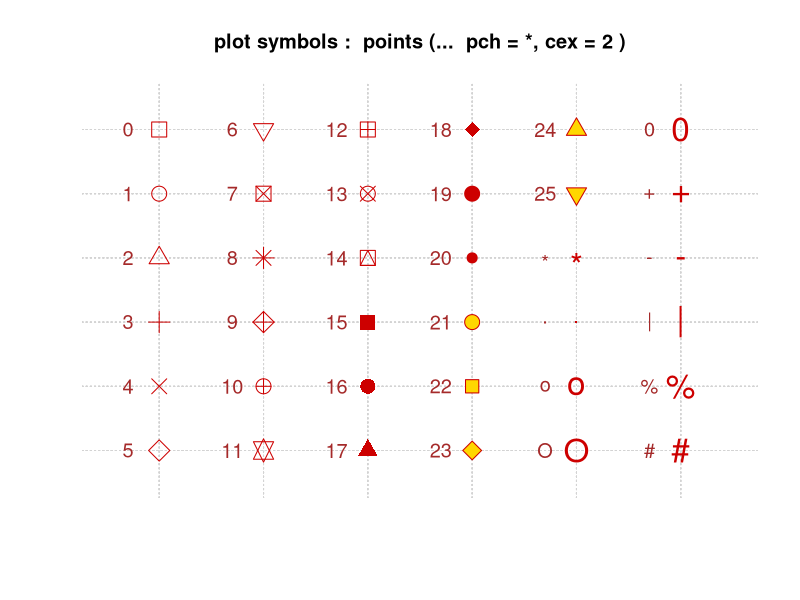
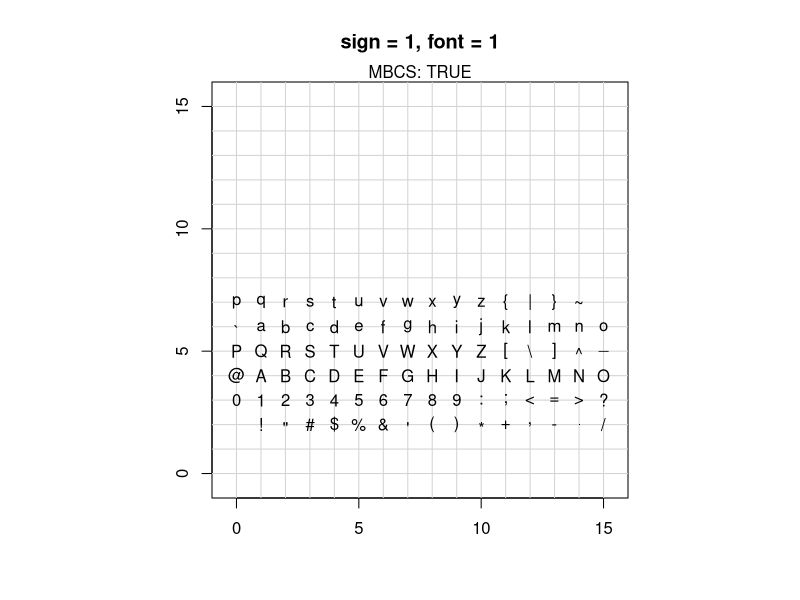
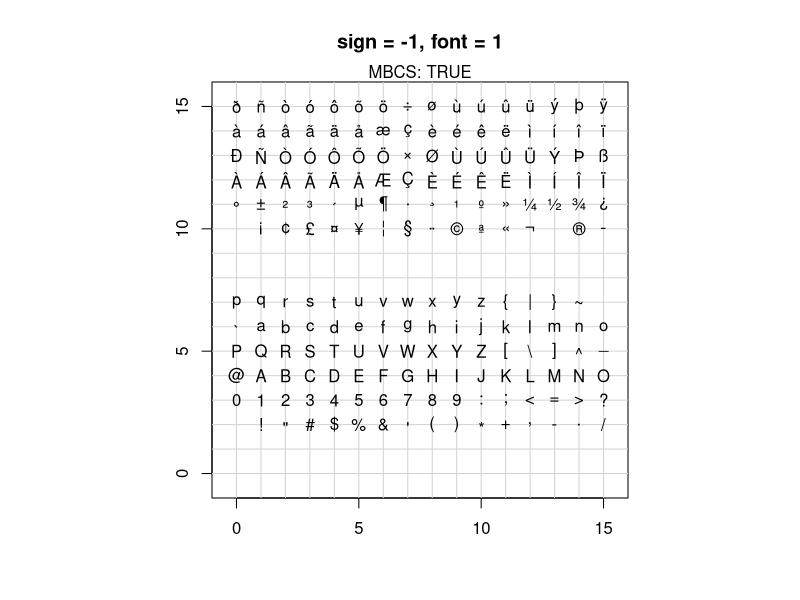
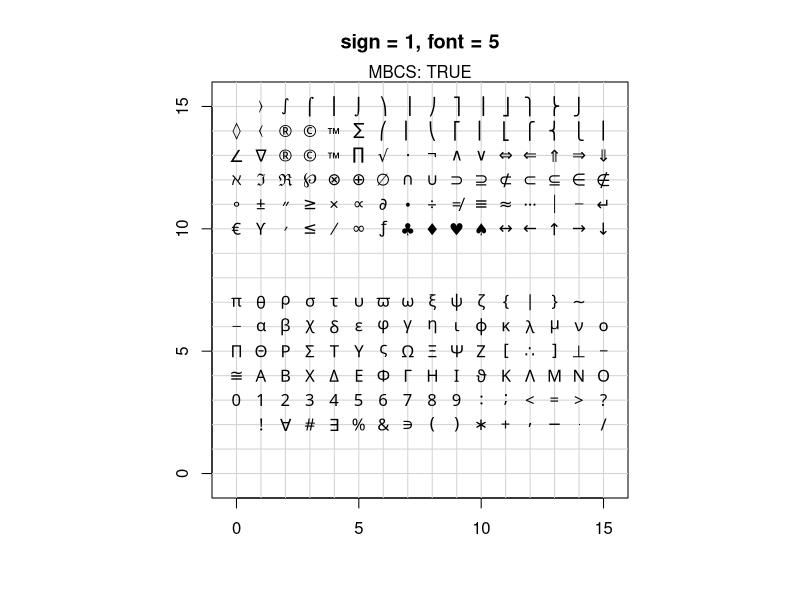
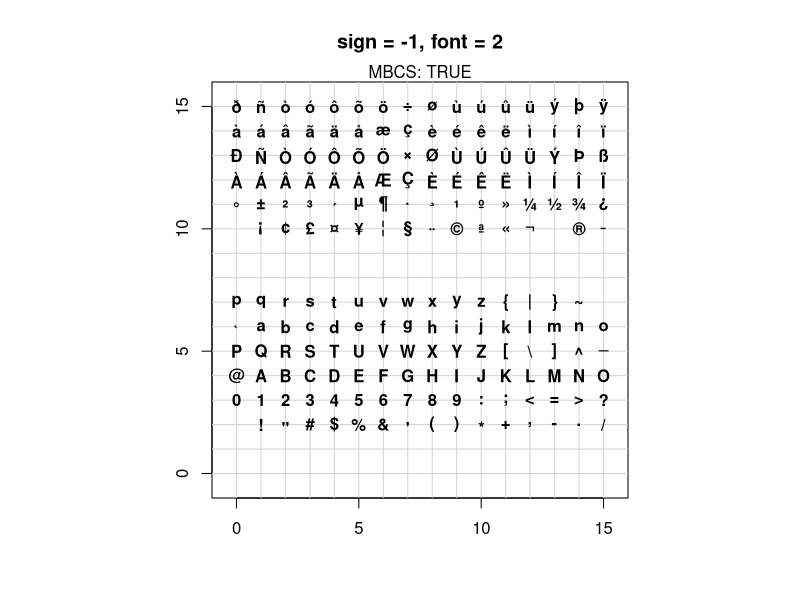
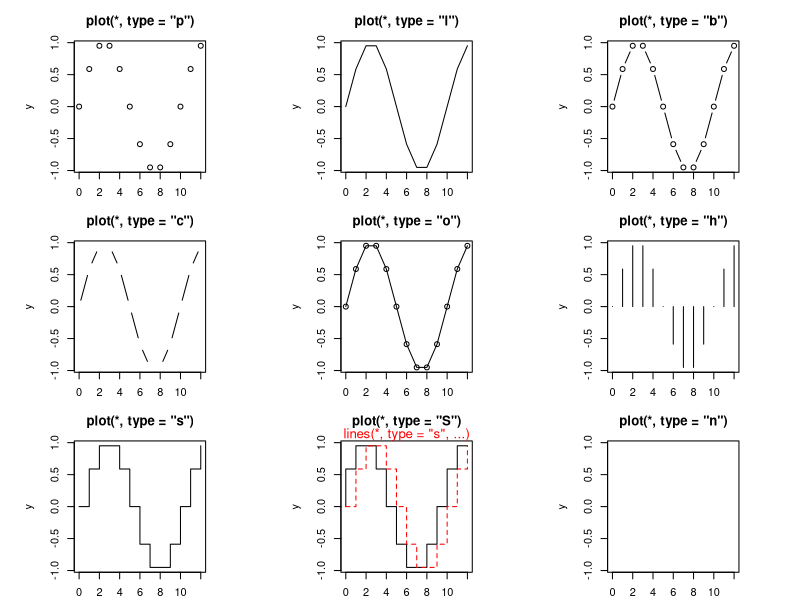
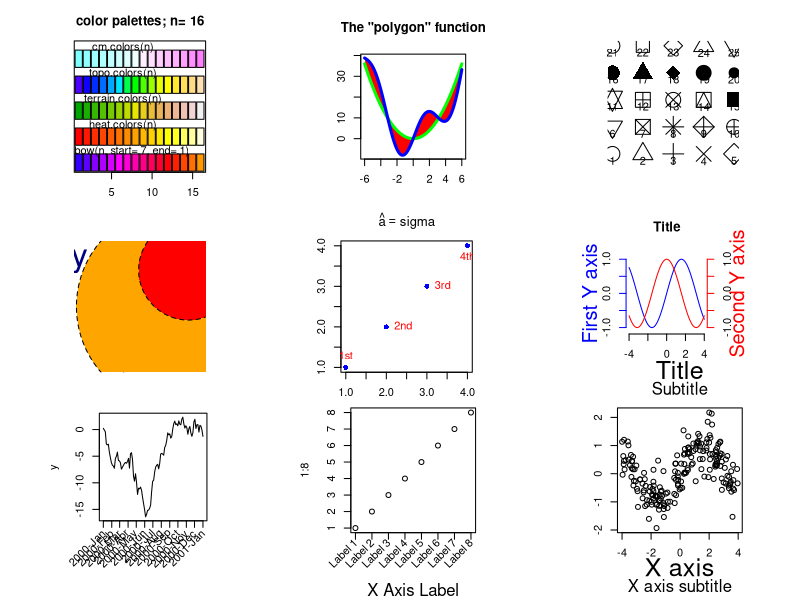
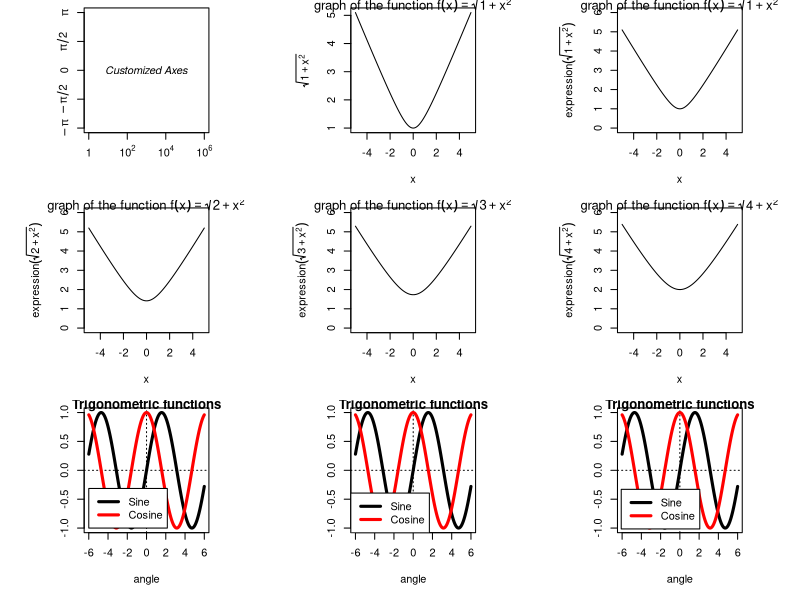

These charts were generated, in order, by the following R code:
## ---- chunk 1
## -------- Showing all the extra & some char graphics symbols ---------
pchShow <-
  function(extras = c("*", ".", "o", "O", "0", "+", "-", "|", "%", "#"),
             cex = 2, ## good for both .Device=="postscript" and "x11"
             col = "red3", bg = "gold", coltext = "brown", cextext = 1.2,
             main = paste(
               "plot symbols :  points (...  pch = *, cex =",
               cex, ")"
             )) {
    nex <- length(extras)
    np <- 26 + nex
    ipch <- 0:(np - 1)
    k <- floor(sqrt(np))
    dd <- c(-1, 1) / 2
    rx <- dd + range(ix <- ipch %/% k)
    ry <- dd + range(iy <- 3 + (k - 1) - ipch %% k)
    pch <- as.list(ipch) # list with integers & strings
    if (nex > 0) pch[26 + 1:nex] <- as.list(extras)
    plot(rx, ry, type = "n", axes = FALSE, xlab = "", ylab = "", main = main)
    abline(v = ix, h = iy, col = "lightgray", lty = "dotted")
    for (i in 1:np) {
      pc <- pch[[i]]
      ## 'col' symbols with a 'bg'-colored interior (where available) :
      points(ix[i], iy[i], pch = pc, col = col, bg = bg, cex = cex)
      if (cextext > 0) {
        text(ix[i] - 0.3, iy[i], pc, col = coltext, cex = cextext)
      }
    }
  }

pchShow()
## ---- chunk 2
## ------------ test code for various pch specifications -------------
# Try this in various font families (including Hershey)
# and locales.  Use sign = -1 asserts we want Latin-1.
# Standard cases in a MBCS locale will not plot the top half.
TestChars <- function(sign = 1, font = 1, ...) {
  MB <- l10n_info()$MBCS
  r <- if (font == 5) {
    sign <- 1
    c(32:126, 160:254)
  } else if (MB) 32:126 else 32:255
  if (sign == -1) r <- c(32:126, 160:255)
  par(pty = "s")
  plot(c(-1, 16), c(-1, 16),
    type = "n", xlab = "", ylab = "",
    xaxs = "i", yaxs = "i",
    main = sprintf("sign = %d, font = %d", sign, font)
  )
  grid(17, 17, lty = 1)
  mtext(paste("MBCS:", MB))
  for (i in r) try(points(i %% 16, i %/% 16, pch = sign * i, font = font, ...))
}
TestChars()
try(TestChars(sign = -1))
TestChars(font = 5) # Euro might be at 160 (0+10*16).
# macOS has apple at 240 (0+15*16).
try(TestChars(-1, font = 2)) # bold
## ---- chunk 3
x <- 0:12
y <- sin(pi / 5 * x)
par(mfrow = c(3, 3), mar = .1 + c(2, 2, 3, 1))
for (tp in c("p", "l", "b", "c", "o", "h", "s", "S", "n")) {
  plot(y ~ x, type = tp, main = paste0("plot(*, type = \"", tp, "\")"))
  if (tp == "S") {
    lines(x, y, type = "s", col = "red", lty = 2)
    mtext("lines(*, type = \"s\", ...)", col = "red", cex = 0.8)
  }
}
## ---- chunk 4
# From the manual
ch.col <- c(
  "rainbow(n, start=.7, end=.1)",
  "heat.colors(n)",
  "terrain.colors(n)",
  "topo.colors(n)",
  "cm.colors(n)"
) # 选择颜色
n <- 16
nt <- length(ch.col)
i <- 1:n
j <- n / nt
d <- j / 6
dy <- 2 * d
plot(i, i + d,
  type = "n",
  yaxt = "n",
  ylab = "",
  main = paste("color palettes; n=", n)
)
for (k in 1:nt) {
  rect(i - .5, (k - 1) * j + dy, i + .4, k * j,
    col = eval(parse(text = ch.col[k]))
  ) # 咬人的函数/字符串解析为/转函数
  text(2 * j, k * j + dy / 4, ch.col[k])
}
## ---- chunk 5
my.col <- function(f, g, xmin, xmax, col, N = 200,
                   xlab = "", ylab = "", main = "") {
  x <- seq(xmin, xmax, length = N)
  fx <- f(x)
  gx <- g(x)
  plot(0, 0,
    type = "n",
    xlim = c(xmin, xmax),
    ylim = c(min(fx, gx), max(fx, gx)),
    xlab = xlab, ylab = ylab, main = main
  )
  polygon(c(x, rev(x)), c(fx, rev(gx)),
    col = "red", border = 0
  )
  lines(x, fx, lwd = 3, col = "green")
  lines(x, gx, lwd = 3, col = "blue")
}
op <- par(mar = c(3, 3, 4, 1) + .1)
my.col(function(x) x^2, function(x) x^2 + 10 * sin(x),
  -6, 6,
  main = "The \"polygon\" function"
)
par(op)
## ---- chunk 6
plot(0, 0,
  xlim = c(1, 5), ylim = c(-.5, 4),
  axes = F,
  xlab = "", ylab = ""
)
for (i in 0:4) {
  for (j in 1:5) {
    n <- 5 * i + j
    points(j, i,
      pch = n,
      cex = 3
    )
    text(j, i - .25, as.character(n))
  }
}
## ---- chunk 7
# https://jeroen.github.io/uros2018/#23
plot.new()
plot.window(xlim = c(0, 100), ylim = c(0, 100))
polygon(c(10, 40, 80), c(10, 80, 40), col = "hotpink")
text(40, 90, labels = "My drawing", col = "navyblue", cex = 3)
symbols(c(70, 80, 90), c(20, 50, 80),
  circles = c(10, 20, 10),
  bg = c("yellow", "orange", "red"), add = TRUE, lty = "dashed"
)
## ---- chunk 8
y <- x <- 1:4
plot(x, y, ann = F, col = "blue", pch = 16)
text(x, y,
  labels = c("1st", "2nd", "3rd", "4th"),
  col = "red", pos = c(3, 4, 4, 1), offset = 0.6
)
ahat <- "sigma"
# title(substitute(hat(a) == ahat, list(ahat = ahat)))
title(bquote(hat(a) == .(ahat)))
## ---- chunk 9
# 双Y轴
N <- 200
x <- seq(-4, 4, length = N)
y1 <- sin(x)
y2 <- cos(x)
op <- par(mar = c(5, 4, 4, 4)) # Add some space in the right margin
# The default is c(5,4,4,2) + .1
xlim <- range(x)
ylim <- c(-1.1, 1.1)
plot(x, y1,
  col = "blue", type = "l",
  xlim = xlim, ylim = ylim,
  axes = F, xlab = "", ylab = "", main = "Title"
)
axis(1)
axis(2, col = "blue")
par(new = TRUE)
plot(x, y2,
  col = "red", type = "l",
  xlim = xlim, ylim = ylim,
  axes = F, xlab = "", ylab = "", main = ""
)
axis(4, col = "red")
mtext("First Y axis", 2, line = 2, col = "blue", cex = 1.2)
mtext("Second Y axis", 4, line = 2, col = "red", cex = 1.2)
# 1,2,3,4 分别代表下左上右四个位置
## ---- chunk 10
# Rotated axis labels in R plots
# https://menugget.blogspot.com/2014/08/rotated-axis-labels-in-r-plots.html
# Example data
tmin <- as.Date("2000-01-01")
tmax <- as.Date("2001-01-01")
tlab <- seq(tmin, tmax, by = "month")
lab <- format(tlab, format = "%Y-%b")
set.seed(111)
x <- seq(tmin, tmax, length.out = 100)
y <- cumsum(rnorm(100))

# Plot
# png("plot_w_rotated_axis_labels.png", height = 3,
#     width = 6, units = "in", res = 300)
op <- par(mar = c(6, 4, 1, 1))
plot(x, y, t = "l", xaxt = "n", xlab = "")
axis(1, at = tlab, labels = FALSE)
text(
  x = tlab, y = par()$usr[3] - 0.1 * (par()$usr[4] - par()$usr[3]),
  labels = lab, srt = 45, adj = 1, xpd = TRUE
)
par(op)
# dev.off()
## ---- chunk 11
## Increase bottom margin to make room for rotated labels
par(mar = c(5, 4, .5, 2) + 0.1)
## Create plot with no x axis and no x axis label
plot(1:8, xaxt = "n", xlab = "")
## Set up x axis with tick marks alone
axis(1, labels = FALSE)
## Create some text labels
labels <- paste("Label", 1:8, sep = " ")
## Plot x axis labels at default tick marks
text(1:8, par("usr")[3] - 0.5,
  srt = 45, adj = 1,
  labels = labels, xpd = TRUE
)
## Plot x axis label at line 6 (of 7)
mtext(side = 1, text = "X Axis Label", line = 4)
## ---- chunk 12
N <- 200
x <- runif(N, -4, 4)
y <- sin(x) + .5 * rnorm(N)
plot(x, y, xlab = "", ylab = "", main = "")
mtext("Subtitle", 3, line = .8)
mtext("Title", 3, line = 2, cex = 1.5)
mtext("X axis", 1, line = 2.5, cex = 1.5)
mtext("X axis subtitle", 1, line = 3.7)
## ---- chunk 13
# 自定义坐标轴
plot(c(1, 1e6), c(-pi, pi),
  type = "n",
  axes = FALSE, ann = FALSE, log = "x"
)
axis(1,
  at = c(1, 1e2, 1e4, 1e6),
  labels = expression(1, 10^2, 10^4, 10^6)
)
axis(2,
  at = c(-pi, -pi / 2, 0, pi / 2, pi),
  labels = expression(-pi, -pi / 2, 0, pi / 2, pi)
)
text(1e3, 0, expression(italic("Customized Axes")))
box()
## ---- chunk 14
x <- seq(-5, 5, length = 200)
y <- sqrt(1 + x^2)
plot(y ~ x,
  type = "l",
  ylab = expression(sqrt(1 + x^2))
)
title(main = expression(
  "graph of the function f"(x) == sqrt(1 + x^2)
))
## ---- chunk 15
x <- seq(-5, 5, length = 200)
for (i in 1:4) { # 画四个图
  y <- sqrt(i + x^2)
  plot(y ~ x,
    type = "l",
    ylim = c(0, 6),
    ylab = substitute(
      expression(sqrt(i + x^2)),
      list(i = i)
    )
  )
  title(main = substitute(
    "graph of the function f"(x) == sqrt(i + x^2),
    list(i = i)
  ))
}
## ---- chunk 16
x <- seq(-6, 6, length = 200)
y <- sin(x)
z <- cos(x)
plot(y ~ x,
  type = "l", lwd = 3,
  ylab = "", xlab = "angle", main = "Trigonometric functions"
)
abline(h = 0, lty = 3)
abline(v = 0, lty = 3)
lines(z ~ x, type = "l", lwd = 3, col = "red")
legend(-6, -1,
  yjust = 0,
  c("Sine", "Cosine"),
  lwd = 3, lty = 1, col = c(par("fg"), "red")
)
## ---- chunk 17
xmin <- par("usr")[1]
xmax <- par("usr")[2]
ymin <- par("usr")[3]
ymax <- par("usr")[4]

plot(y ~ x,
  type = "l", lwd = 3,
  ylab = "", xlab = "angle", main = "Trigonometric functions"
)
abline(h = 0, lty = 3)
abline(v = 0, lty = 3)
lines(z ~ x, type = "l", lwd = 3, col = "red")
legend("bottomleft",
  c("Sine", "Cosine"),
  lwd = 3, lty = 1, col = c(par("fg"), "red")
)
## ---- chunk 18
plot(y ~ x,
  type = "l", lwd = 3,
  ylab = "", xlab = "angle", main = "Trigonometric functions"
)
abline(h = 0, lty = 3)
abline(v = 0, lty = 3)
lines(z ~ x, type = "l", lwd = 3, col = "red")
legend("bottomleft",
  c("Sine", "Cosine"),
  inset = c(.03, .03),
  lwd = 3, lty = 1, col = c(par("fg"), "red")
)
## ---- chunk 19
op <- par(no.readonly = TRUE)
plot(y ~ x,
  type = "l", lwd = 3,
  ylab = "", xlab = "angle", main = "Trigonometric functions"
)
abline(h = 0, lty = 3)
abline(v = 0, lty = 3)
lines(z ~ x, type = "l", lwd = 3, col = "red")
par(xpd = TRUE) # Do not clip to the drawing area 关键一行/允许出界
lambda <- .025
legend(par("usr")[1],
  (1 + lambda) * par("usr")[4] - lambda * par("usr")[3],
  c("Sine", "Cosine"),
  xjust = 0, yjust = 0,
  lwd = 3, lty = 1, col = c(par("fg"), "red")
)
par(op)
## ---- chunk 20
N <- 200
x <- runif(N, -4, 4)
y <- sin(x) + .5 * rnorm(N)
plot(x, y,
  xlab = "", ylab = "",
  main = paste(
    "The \"mtext\" function",
    paste(rep(" ", 60), collapse = "")
  )
)
mtext("Line 0", 3, line = 0)
mtext("Line 1", 3, line = 1)
mtext("Line 2", 3, line = 2)
mtext("Line 3", 3, line = 3)
## ---- chunk 21
# 多图排列/分屏 page 47
# 最常用的是 par mfrow mfcol分别按行/列放置图形
op <- par(
  mfrow = c(2, 2),
  oma = c(0, 0, 4, 0) # Outer margins
)
for (i in 1:4)
  plot(runif(20), runif(20),
    main = paste("random plot (", i, ")", sep = "")
  )
par(op)
mtext("Four plots, without enough room for this title",
  side = 3, font = 2, cex = 1.5, col = "red"
) # 总/大标题放不下
## ---- chunk 22
op <- par(
  mfrow = c(2, 2),
  oma = c(0, 0, 3, 0) # Outer margins
)
for (i in 1:4)
  plot(runif(20), runif(20),
    main = paste("random plot (", i, ")", sep = "")
  )
par(op)
mtext("Four plots, with some room for this title",
  side = 3, line = 1.5, font = 1, cex = 1.5, col = "red"
)
## ---- chunk 23
op <- par(
  mfrow = c(2, 2),
  oma = c(0, 0, 3, 0),
  mar = c(3, 3, 4, 1) + .1 # Margins
)
for (i in 1:4)
  plot(runif(20), runif(20),
    xlab = "", ylab = "",
    main = paste("random plot (", i, ")", sep = "")
  )
par(op)
mtext("Title",
  side = 3, line = 1.5, font = 2, cex = 2, col = "red"
)
## ---- chunk 24
plot(runif(5), runif(5),
  xlim = c(0, 1), ylim = c(0, 1)
)
points(runif(5), runif(5),
  col = "orange", pch = 16, cex = 3
)
lines(runif(5), runif(5), col = "red")
segments(runif(5), runif(5), runif(5), runif(5),
  col = "blue"
)
title(main = "Overlaying points, segments, lines...")
## ---- chunk 25
op <- par(oma = c(0, 0, 3, 0))
layout(matrix(c(
  1, 1, 1,
  2, 3, 4,
  2, 3, 4
), nr = 3, byrow = TRUE))
hist(rnorm(n), col = "light blue")
hist(rnorm(n), col = "light blue")
hist(rnorm(n), col = "light blue")
hist(rnorm(n), col = "light blue")
mtext("The \"layout\" function",
  side = 3, outer = TRUE,
  font = 2, cex = 1.2
)
## ---- chunk 26
plot(1:12,
  type = "b", main = "'fg' : axes, ticks and box in gray",
  fg = gray(0.7), bty = "7", sub = R.version.string
)
par(fig = c(1, 6, 5, 10) / 10, new = T)
plot(6:10,
  type = "b", main = "",
  fg = gray(0.7), bty = "7", xlab = R.version.string
)
## ---- chunk 27
n <- 1000
x <- rt(n, df = 10)
hist(x,
  col = "light blue",
  probability = "TRUE", main = "",
  ylim = c(0, 1.2 * max(density(x)$y))
)
lines(density(x),
  col = "red",
  lwd = 3
)
op <- par(
  fig = c(.02, .4, .5, .98),
  new = TRUE
)
qqnorm(x,
  xlab = "", ylab = "", main = "",
  axes = FALSE
)
qqline(x, col = "red", lwd = 2)
box(lwd = 2)
par(op)
## ---- chunk 28
random.plot <- function() {
  N <- 200
  f <- sample(
    list(
      rnorm,
      function(x) {
        rt(x, df = 2)
      },
      rlnorm,
      runif
    ),
    1
  ) [[1]]
  x <- f(N)
  hist(x, col = "lightblue", main = "", xlab = "", ylab = "", axes = F)
  axis(1)
}
op <- par(bg = "white", mar = c(2.5, 2, 1, 2))
split.screen(c(2, 1))
split.screen(c(1, 3), screen = 2)
screen(1)
random.plot()
# screen(2); random.plot() # Screen 2 was split into three screens: 3, 4, 5
screen(3)
random.plot()
screen(4)
random.plot()
screen(5)
random.plot()
close.screen(all = TRUE)
par(op)
## ---- chunk 29
data(diamonds, package = "ggplot2") # 加载数据
par(mar = c(2, 5, 1, 1))
barCenters <- barplot(table(diamonds$cut),
  col = "lightblue", axes = FALSE,
  axisnames = FALSE, horiz = TRUE, border = "white"
)
text(
  y = barCenters, x = par("usr")[3],
  adj = 1, labels = names(table(diamonds$cut)), xpd = TRUE
)
axis(1,
  labels = seq(0, 25000, by = 5000), at = seq(0, 25000, by = 5000),
  las = 1, col = "gray"
)
grid()
## ---- chunk 30
set.seed(123456)
barPois <- table(stats::rpois(1000, lambda = 5))
plot(barPois, col = "lightblue", type = "h", lwd = 10, main = "")
box(col = "gray")
## ---- chunk 31
set.seed(1234)
n <- 2^24
x <- runif(n, 0, 1)
delta <- 0.01
len <- diff(c(0, which(x < delta), n + 1)) - 1
ylim <- seq(0, 1800, by = 300)
xlim <- seq(0, 100, by = 20)
p <- hist(len[len < 101], breaks = -1:100 + 0.5, plot = FALSE)
plot(p, ann = FALSE, axes = FALSE, col = "lightblue", border = "white", main = "")
axis(1, labels = xlim, at = xlim, las = 1) # x 轴
axis(2, labels = ylim, at = ylim, las = 0) # y 轴
box(col = "gray")
## ---- chunk 32
with(data = faithful, {
  hist(eruptions, seq(1.6, 5.2, 0.2), prob = TRUE, main = "")
  lines(density(eruptions, bw = 0.1))
  rug(eruptions) # 添加数据点
})
## ---- chunk 33
hist(longley$Unemployed,
  probability = TRUE,
  col = "light blue", main = ""
)
# 添加密度估计
lines(density(longley$Unemployed),
  col = "red",
  lwd = 3
)
## ---- chunk 34
# hist(longley$Unemployed, density = 1, angle = 45)
# hist(longley$Unemployed, density = 3, angle = 15)
# hist(longley$Unemployed, density = 1, angle = 15)
hist(longley$Unemployed, density = 3, angle = 45, main = "")
## ---- chunk 35
library(MASS)
data(galaxies)
galaxies <- galaxies / 1000
# Bandwidth Selection by Pilot Estimation of Derivatives
c(width.SJ(galaxies, method = "dpi"), width.SJ(galaxies))
plot(
  x = c(5, 40), y = c(0, 0.2), type = "n", bty = "l",
  xlab = "velocity of galaxy (km/s)", ylab = "density"
)
rug(galaxies)
lines(density(galaxies, width = 3.25, n = 200), col = "blue", lty = 1)
lines(density(galaxies, width = 2.56, n = 200), col = "red", lty = 3)
## ---- chunk 36
x <- seq(from = 110, to = 174, by = 0.5)
y1 <- dnorm(x, mean = 145, sd = 9)
y2 <- dnorm(x, mean = 138, sd = 8)
plot(x, y1,
  type = "l", lwd = 2, col = "red",
  main = "Systolic Blood Pressure Before and After Treatment",
  xlab = "Systolic Blood Pressure (mmHg)",
  ylab = "Frequency", yaxt = "n",
  xlim = c(110, 175), ylim = c(0, 0.05)
)
lines(x, y2)
polygon(c(110, x, 175), c(0, y2, 0),
  col = "firebrick3",
  border = "white"
)
polygon(c(117, x, 175), c(0, y1, 0),
  col = "dodgerblue4",
  border = "white"
)
ylab <- c(seq(from = 0, to = 175, by = 25))
y <- c(seq(from = 0, to = 0.05, length.out = 8))
axis(2, at = y, labels = ylab, las = 1)
text(x = 120, y = 0.045, "- Pre-Treatment BP", col = "dodgerblue4", cex = 0.9)
text(x = 120, y = 0.04, " - Post-Treatment BP", col = "firebrick3", cex = 0.9)
points(109, 0.0445, pch = 15, col = "dodgerblue4")
points(109, 0.0395, pch = 15, col = "firebrick3")
## ---- chunk 37
days <- abs(rnorm(1000, 80, 125))
plot(density(days, from = 0),
  main = "Density plot",
  xlab = "Number of days since trial started"
)
plot(density(days, from = 0, to = 180, adjust = 0.2),
  main = "Density plot - Up to 180 days (86% of data)",
  xlab = "Number of days since trial started"
)
## ---- chunk 38
library(survival)
surv.days <- Surv(days)
surv.fit <- survfit(surv.days ~ 1)
plot(surv.fit,
  main = "Kaplan-Meier estimate with 95% confidence bounds (86% of data)",
  xlab = "Days since trial started",
  xlim = c(0, 180),
  ylab = "Survival function"
)
grid(20, 10, lwd = 2)
## ---- chunk 39
with(data = faithful, {
  long <- eruptions[eruptions > 3]
  plot(ecdf(long), do.points = FALSE, verticals = TRUE, main = "")
  x <- seq(3, 5.4, 0.01)
  lines(x, pnorm(x, mean = mean(long), sd = sqrt(var(long))), lty = 3)
})
## ---- chunk 40
with(data = faithful, {
  long <- eruptions[eruptions > 3]
  par(pty = "s") # arrange for a square figure region
  qqnorm(long, main = "")
  qqline(long)
})
## ---- chunk 41
matplot(time(EuStockMarkets), EuStockMarkets,
  main = "",
  xlab = "Date", ylab = "closing prices",
  pch = 17, type = "l", col = 1:4
)
legend("topleft", colnames(EuStockMarkets), pch = 17, lty = 1, col = 1:4)
## ---- chunk 42
pie.sales <- c(0.12, 0.3, 0.26, 0.16, 0.04, 0.12)
names(pie.sales) <- c(
  "Blueberry", "Cherry",
  "Apple", "Boston Cream", "Other", "Vanilla Cream"
)
pie(pie.sales, clockwise = TRUE, main = "")
segments(0, 0, 0, 1, col = "red", lwd = 2)
text(0, 1, "init.angle = 90", col = "red")
## ---- chunk 43
stem(longley$Unemployed)
## ---- chunk 44
stripchart(longley$Unemployed, method = "jitter", jitter = 0.1, pch = 16, col = "lightblue")
stripchart(longley$Unemployed, method = "overplot", pch = 16, col = "lightblue")
## ---- chunk 45
# 加载数据集
data(topo, package = "MASS")
# 查看数据集
str(topo)
## ---- chunk 46
plot(y ~ x,
  cex = (960 - z) / (960 - 690) * 3, data = topo,
  xlab = "X Coordinates", ylab = "Y coordinates"
)
## ---- chunk 47
plot(mpg ~ hp,
  data = subset(mtcars, am == 1), pch = 16, col = "blue",
  xlim = c(50, 350), ylim = c(10, 35)
)
points(mpg ~ hp,
  col = "red", pch = 16,
  data = subset(mtcars, am == 0)
)
legend(300, 35,
  c("1", "0"),
  title = "am",
  col = c("blue", "red"),
  pch = c(16, 16)
)
## ---- chunk 48
plot(Sepal.Length ~ Sepal.Width, data = iris, col = Species, pch = 16)
legend("topright",
  legend = unique(iris$Species), box.col = "gray",
  pch = 16, col = unique(iris$Species)
)
box(col = "gray")
## ---- chunk 49
data("iris")
pch <- rep(16, length(iris$Petal.Length))
pch[which(iris$Petal.Length < 1.4)] <- 17
stripchart(Petal.Length ~ Species,
  data = iris,
  vertical = TRUE, method = "jitter",
  pch = pch
)
# 对比一下
stripchart(Petal.Length ~ Species,
  data = iris, subset = Petal.Length > 1.4,
  vertical = TRUE, method = "jitter", ylim = c(1, 7),
  pch = 16
)
stripchart(Petal.Length ~ Species,
  data = iris, subset = Petal.Length < 1.4,
  vertical = TRUE, method = "jitter", add = TRUE,
  pch = 17, col = "red"
)
## ---- chunk 50
x1 <- matrix(rnorm(1e3), ncol = 2)
x2 <- matrix(rnorm(1e3, mean = 3, sd = 1.5), ncol = 2)
x <- rbind(x1, x2)
dcols <- densCols(x)
graphics::plot(x, col = dcols, pch = 20, panel.first = grid())
# title(main = "n = 1000", xpd = TRUE)
## ---- chunk 51
plot(Volume ~ Height,
  data = trees, pch = 16, cex = Girth / 8,
  col = rev(terrain.colors(nrow(trees), alpha = .5))
)
box(col = "gray")
## ---- chunk 52
A <- c(
  79.98, 80.04, 80.02, 80.04, 80.03, 80.03, 80.04, 79.97,
  80.05, 80.03, 80.02, 80, 80.02
)
B <- c(80.02, 79.94, 79.98, 79.97, 79.97, 80.03, 79.95, 79.97)
boxplot(A, B)
## ---- chunk 53
with(data = iris, {
  op <- par(mfrow = c(2, 2), mar = c(4, 4, 2, .5))
  plot(Sepal.Length ~ Species)
  plot(Sepal.Width ~ Species)
  plot(Petal.Length ~ Species)
  plot(Petal.Width ~ Species)
  par(op)
  mtext("Edgar Anderson's Iris Data", side = 3, line = 4)
})
## ---- chunk 54
boxplot(longley$Unemployed)
# 水平放置
boxplot(longley$Unemployed,
  horizontal = TRUE,
  col = "pink",
  main = ""
)
## ---- chunk 55
data(InsectSprays)
boxplot(count ~ spray,
  data = InsectSprays,
  col = "pink",
  xlab = "Spray",
  ylab = "Count",
  main = ""
)
## ---- chunk 56
boxplot(count ~ spray,
  data = InsectSprays,
  col = "pink",
  horizontal = TRUE,
  las = 1, # Horizontal labels
  xlab = "Count",
  ylab = "Spray",
  main = ""
)
## ---- chunk 57
# example from boxplot:
with(ToothGrowth, {
  boxplot(len ~ dose,
    boxwex = 0.25, at = 1:3 - 0.2,
    subset = (supp == "VC"), col = "yellow",
    main = "Guinea Pigs' Tooth Growth",
    xlab = "Vitamin C dose mg",
    ylab = "tooth length", ylim = c(0, 35)
  )
  boxplot(len ~ dose,
    add = TRUE, boxwex = 0.25, at = 1:3 + 0.2,
    subset = supp == "OJ", col = "orange"
  )
  legend(2, 9, c("Ascorbic acid", "Orange juice"),
    fill = c("yellow", "orange")
  )
})
## ---- chunk 58
# alternate form that avoids subset argument:
with(
  subset(ToothGrowth, supp == "VC"),
  boxplot(len ~ dose,
    boxwex = 0.25, at = 1:3 - 0.2,
    col = "yellow", main = "Guinea Pigs' Tooth Growth",
    xlab = "Vitamin C dose mg",
    ylab = "tooth length", ylim = c(0, 35)
  )
)
with(
  subset(ToothGrowth, supp == "OJ"),
  boxplot(len ~ dose,
    add = TRUE, boxwex = 0.25, at = 1:3 + 0.2,
    col = "orange"
  )
)
legend(2, 9, c("Ascorbic acid", "Orange juice"),
  fill = c("yellow", "orange")
)
## ---- chunk 59
plot(AirPassengers)
box(col = "gray")
## ---- chunk 60
library(pracma)
##  First zero on the critical line s = 0.5 + i t
x <- seq(0, 20, len = 1001)
z <- 0.5 + x * 1i
fr <- Re(zeta(z))
fi <- Im(zeta(z))
fa <- abs(zeta(z))
plot(x, fa,
  type = "n", xlim = c(0, 20), ylim = c(-1.5, 2.5),
  xlab = "Imaginary part (on critical line)", ylab = "Function value",
  main = "Riemann's Zeta Function along the critical line"
)
grid()
lines(x, fr, col = "blue")
lines(x, fi, col = "darkgreen")
lines(x, fa, col = "red", lwd = 2)
points(14.1347, 0, col = "darkred")
legend(0, 2.4, c("real part", "imaginary part", "absolute value"),
  lty = 1, lwd = c(1, 1, 2), col = c("blue", "darkgreen", "red")
)
## ---- chunk 61
plot(HairEyeColor, col = "lightblue", border = "white", main = "")
## ---- chunk 62
pairs(longley,
  gap = 0,
  diag.panel = function(x, ...) {
    par(new = TRUE)
    hist(x,
      col = "light blue",
      probability = TRUE,
      axes = FALSE,
      main = ""
    )
    lines(density(x),
      col = "red",
      lwd = 3
    )
    rug(x)
  }
)
## ---- chunk 63
# 自带 layout
plot(iris[, -5], col = iris$Species)
## ---- chunk 64
# 代码来自 ?map
par(mar = c(0, 0, 2, 0))
library(mapproj)
data(unemp)
data(county.fips)
colors <- c("#F1EEF6", "#D4B9DA", "#C994C7", "#DF65B0", "#DD1C77", "#980043")
unemp$colorBuckets <- as.numeric(cut(unemp$unemp, c(0, 2, 4, 6, 8, 10, 100)))
leg.txt <- c("<2%", "2-4%", "4-6%", "6-8%", "8-10%", ">10%")
cnty.fips <- county.fips$fips[match(
  map("county", plot = FALSE)$names,
  county.fips$polyname
)]
colorsmatched <- unemp$colorBuckets [match(cnty.fips, unemp$fips)]
# draw map
map("county",
  col = colors[colorsmatched], fill = TRUE, resolution = 0,
  lty = 0, projection = "polyconic"
)
map("state",
  col = "white", fill = FALSE, add = TRUE, lty = 1, lwd = 0.2,
  projection = "polyconic"
)
title("unemployment by county, 2009")
legend("bottomleft", leg.txt,
  horiz = FALSE, fill = colors,
  border = "gray"
)
## ---- chunk 65
# 带有图标题
par(mar = c(4.1, 4.1, 4.5, 1.5), ps = 13, family = "Times")
x <- rnorm(10)
y <- x + rnorm(5, sd = 0.25)
model <- lm(y ~ x)
rsq <- summary(model)$r.squared
rsq <- signif(rsq, 4)
plot(x, y, main = "Hello \\LaTeX!", xlab = "$x$", ylab = "$y$")
abline(model, col = "red")
mtext(paste("Linear model: $R^{2}=", rsq, "$"), line = 0.5)
legend("bottomright", legend = paste("$y = ", round(coef(model)[2], 3),
  "x +", round(coef(model)[1], 3), "$",
  sep = ""
), bty = "n")

plot(x, y, main = "Hello \\LaTeX!", xlab = "$x$", ylab = "$y$")
abline(model, col = "red")
mtext(paste("Linear model: $R^{2}=", rsq, "$"), line = 0.5)
legend("bottomright", legend = paste("$y = ", round(coef(model)[2], 3),
  "x +", round(coef(model)[1], 3), "$",
  sep = ""
), bty = "n")
## ---- chunk 66
x0 <- 2^(-20:10)
nus <- c(0:5, 10, 20)
x <- seq(0, 4, length.out = 501)

plot(x0, x0^-8,
  frame.plot = TRUE, # 添加绘图框
  log = "xy", # x 和 y 轴都取对数尺度
  axes = FALSE, # 去掉坐标轴
  xlab = "$u$",
  ylab = "$\\mathcal{K}_{\\kappa}(u)$", # 设置坐标轴标签
  type = "n", # 清除绘图区域的内容
  ann = TRUE, # 添加标题 x和y轴标签
  panel.first = grid() # 添加背景参考线
)

axis(1,
  at = c(1e-08, 1e-06, 1e-04, 1e-02, 1, 1e+02),
  labels = expression(10^-8, 10^-6, 10^-4, 10^-2, 1, 10^2)
)
axis(2,
  at = c(1e-16, 1, 1e+16, 1e+32, 1e+48),
  labels = expression(10^-16, 1, 10^16, 10^32, 10^48), las = 1
)
# 设置线条颜色
cols <- RColorBrewer::brewer.pal(9, name = "Spectral")
# gray.colors(9) terrain.colors(9)  RColorBrewer::brewer.pal(9,name = "Spectral")
for (i in seq(length(nus)))
  lines(x0, besselK(x0, nu = nus[i]), col = cols[i], lwd = 2)
legend("topright",
  legend = paste0("$\\kappa=", rev(nus), "$"),
  col = rev(cols), lwd = 2, cex = 0.5
)

# 数据变化范围太大，因此横纵坐标轴都取了以10为底的对数，数据可以紧凑的在一张图内展示
x <- seq(0, 40, length.out = 801)
x <- x[x > 0]
plot(x, x,
  frame.plot = TRUE,
  ylim = c(1e-18, 1e11), log = "y", xlab = "$u$", type = "n", yaxt = "n",
  ylab = "$\\mathcal{K}_{\\kappa}(u)$", ann = TRUE, panel.first = grid()
)
axis(2,
  at = c(1e-19, 1e-12, 1e-05, 1e+02, 1e+09),
  labels = expression(10^-19, 10^-12, 10^-5, 10^2, 10^9), las = 1
)

for (i in seq(length(nus)))
  lines(x, besselK(x, nu = nus[i]), col = cols[i], lwd = 2)
legend("topright",
  legend = paste0("$\\kappa=", rev(nus), "$"),
  col = rev(cols), lwd = 2, cex = 0.5
)
## ---- chunk 67
grSoftVersion()
## ---- chunk 68
capabilities()
## ---- chunk 69
apropos("dev.")
